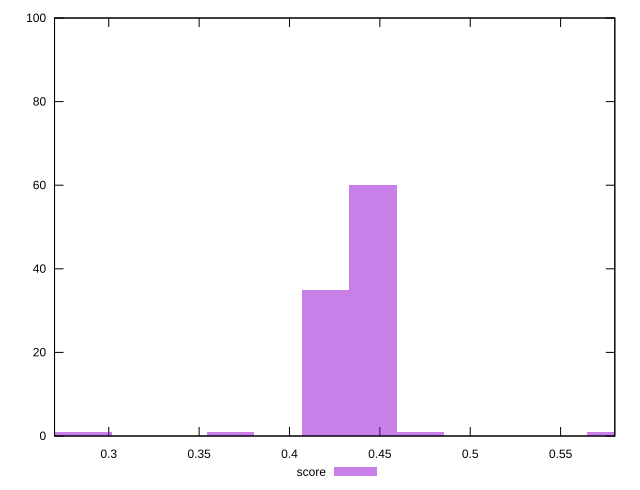

This figure's gnuplot source:
reset

$score <<EOF
0.5775024364863126 1
0.2625011074937785 1
0.42000177199004557 35
0.2887512182431563 1
0.4462518827394234 60
0.4725019934888013 1
0.36750155049128985 1
EOF

set key outside below
set boxwidth 0.026250110749377848
set xrange [0.27:0.58]
set yrange [0:100]
set trange [0:100]
set style fill transparent solid 0.5 noborder
set terminal svg size 640, 490 enhanced background rgb 'white'
set output "report_00017_2021-02-10T15-08-03.406Z/largest-contentful-paint/samples/pages+cached+noadtech+nomedia+nocss/score/histogram.svg"

plot $score title "score" with boxes

reset
